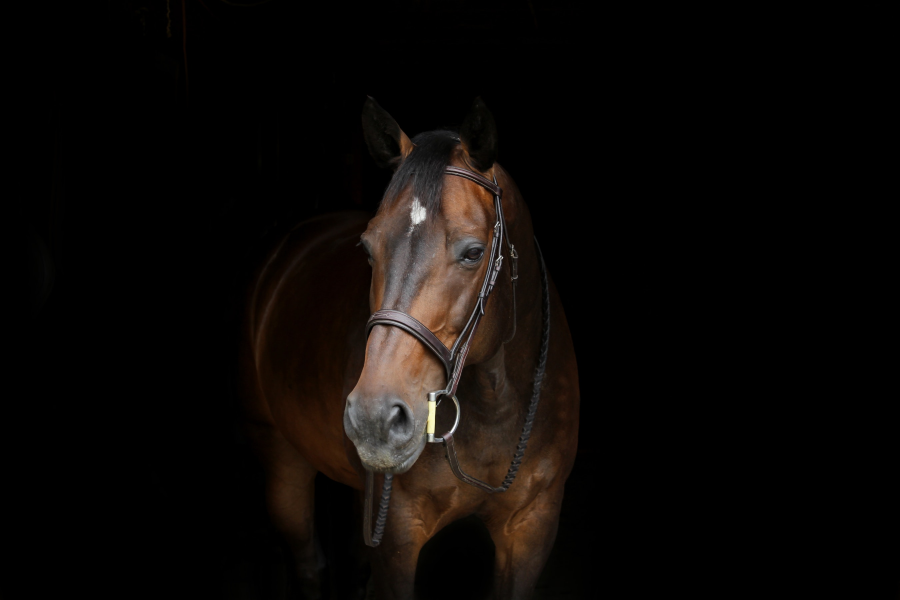
#> input picture OpenCV/DATA/horse.jpg, 2700 x 1800 px (shown at 1/3 size)
$ python histogram.py
#> lines starting #> are read from the running program, lines starting #| are printed output that depends on the picture
import cv2
import numpy as np
import matplotlib.pyplot as plt

dark_horse = cv2.imread('../DATA/horse.jpg')
#> dark_horse is the input picture: shape (1800, 2700, 3); mean B, G, R 6.9, 8.9, 12
show_horse = cv2.cvtColor(dark_horse, cv2.COLOR_BGR2RGB)

rainbow = cv2.imread('../DATA/rainbow.jpg')
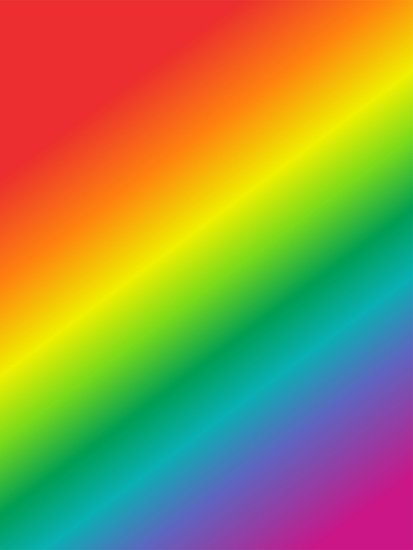
#> input picture OpenCV/DATA/rainbow.jpg, 413 x 550 px
#> rainbow is the input picture: shape (550, 413, 3); mean B, G, R 72.8, 142.3, 152.3
show_rainbow =cv2.cvtColor(rainbow, cv2.COLOR_BGR2RGB)

blue_bricks = cv2.imread('../DATA/bricks.jpg')
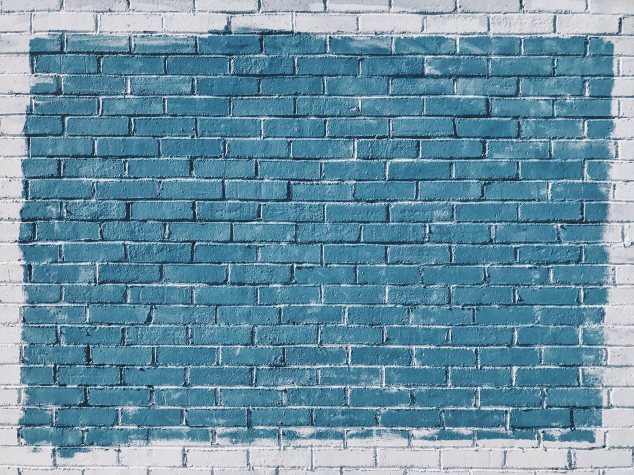
#> input picture OpenCV/DATA/bricks.jpg, 1267 x 950 px (shown at 1/2 size)
#> blue_bricks is the input picture: shape (950, 1267, 3); mean B, G, R 163.5, 144, 104.9
show_bricks = cv2.cvtColor(blue_bricks, cv2.COLOR_BGR2RGB)

# ---------------------------------------------------------- histogram for blue values in an image
# in blue bricks
hist_values = cv2.calcHist([blue_bricks], channels=[0], mask=None, histSize=[256], ranges=[0, 256])
#> hist_values = 256 values, max 19329 at index 150, min 0 at index 0, mean 4701.8
plt.plot(hist_values)
plt.show()
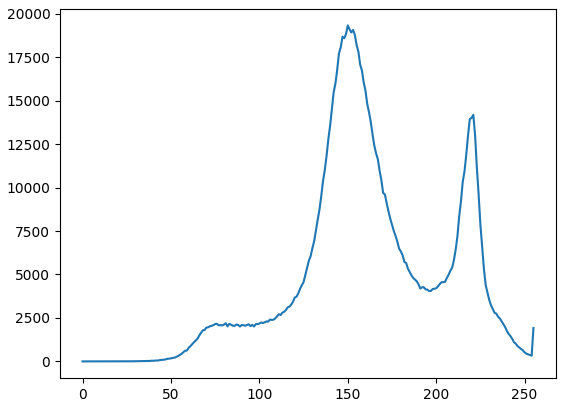
#> figure drawn by matplotlib, 1 panel; curve peaks at x = 150, y = 19329

# in dark horse
hist_values = cv2.calcHist([dark_horse], channels=[0], mask=None, histSize=[256], ranges=[0, 256])
#> hist_values = 256 values, max 3726045 at index 0, min 10 at index 246, mean 18984.4
plt.plot(hist_values)
plt.show()
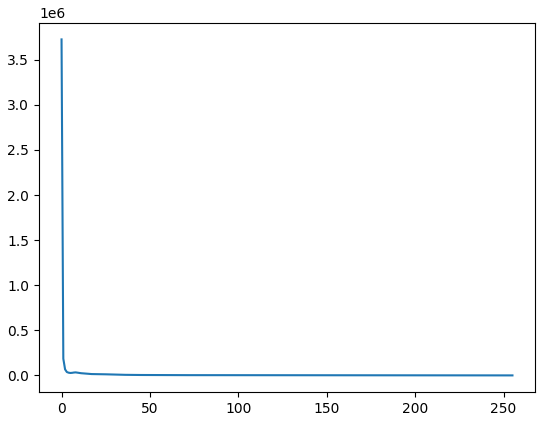
#> figure drawn by matplotlib, 1 panel; curve peaks at x = 0, y = 3726045

# ---------------------------------------------------------- 3 coloured histogram
img = blue_bricks
colour = ('b', 'g', 'r')

for i, col in enumerate(colour):
    hist_values = cv2.calcHist([img], channels=[i], mask=None, histSize=[256], ranges=[0, 256])
    plt.plot(hist_values, color=col)
    plt.xlim([0, 256])

plt.title("HISTOGRAM FOR BLUE BRICKS")
plt.show()
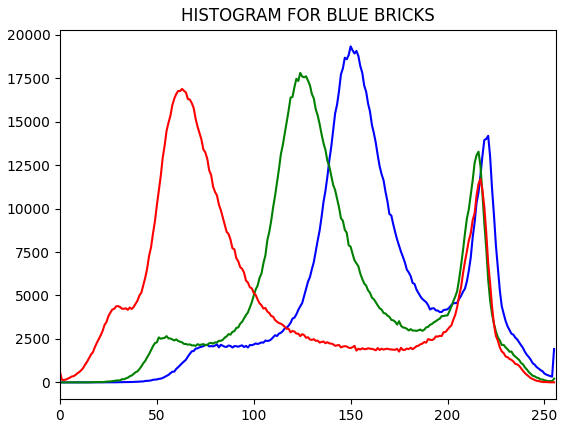
#> figure drawn by matplotlib, 1 panel; curve peaks at x = 150, y = 19329; curve peaks at x = 124, y = 17804; curve peaks at x = 63, y = 16885

img = dark_horse
colour = ('b', 'g', 'r')

for i, col in enumerate(colour):
    hist_values = cv2.calcHist([img], channels=[i], mask=None, histSize=[256], ranges=[0, 256])
    plt.plot(hist_values, color=col)
    plt.xlim([0, 256])
    plt.ylim([0, 40000])

plt.title("HISTOGRAM FOR BLUE BRICKS")
plt.show()
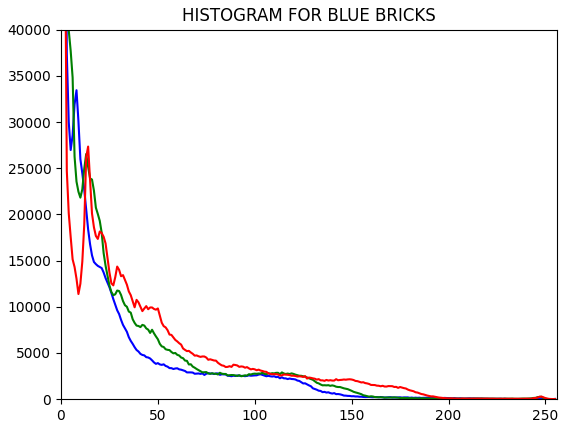
#> figure drawn by matplotlib, 1 panel; curve peaks at x = 0, y = 3726045; curve peaks at x = 0, y = 3605157; curve peaks at x = 0, y = 3582424

#> (the run stopped early here; a loop or call above may not have finished)
